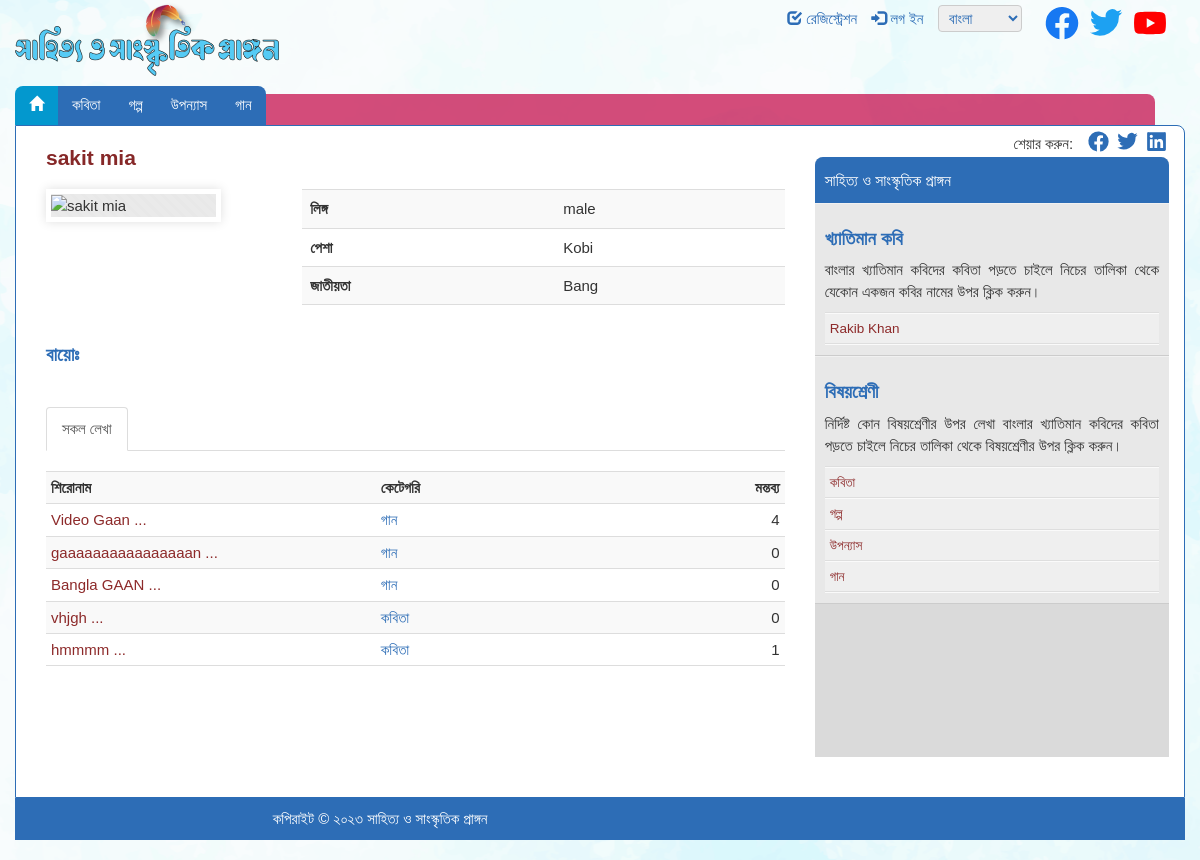
Screenshot of /user.php with the database file from the repository.
### tables this page shows
CREATE TABLE `users` (
  `id` int(11) NOT NULL,
  `name` varchar(255) NOT NULL,
  `aa` tinyint(4) NOT NULL DEFAULT 0,
  `notification` tinyint(10) NOT NULL DEFAULT 0,
  `bio` varchar(500) DEFAULT NULL,
  `gender` varchar(100) NOT NULL,
  `email` varchar(255) NOT NULL,
  `phone` int(50) DEFAULT NULL,
  `occupation` varchar(100) NOT NULL,
  `nationality` varchar(100) NOT NULL,
  `password` varchar(255) NOT NULL,
  `photo` varchar(255) DEFAULT NULL
);

CREATE TABLE `contents` (
  `id` int(11) NOT NULL,
  `user` int(20) NOT NULL,
  `categories` varchar(200) NOT NULL,
  `content` text NOT NULL,
  `file` varchar(255) DEFAULT NULL,
  `approved` int(11) NOT NULL DEFAULT 0
);

### parts/page_user.php (the view, shortened to what this page needs)
<?php  $id = $_REQUEST['id'];
$view = "SELECT * FROM users WHERE id='$id'";
$run = mysqli_query($cn, $view);
$data = mysqli_fetch_array($run);
?>
<div class="col-md-8">
            <div itemscope itemtype="http://schema.org/Person">
                <h1>
                    <span itemprop="name"><?php echo $data['name'];?></span>
                </h1>
                <div class="row">
                    <div class="col-sm-4 ">
                        <div class="pic user-pic">
                            <img src="user/uploads/dps/<?php echo $data['photo'];?>" title=" <?php echo $data['name'];?>-এর প্রোফাইল ছবি"
                                 alt="<?php echo $data['name'];?>"/>
                        </div>
                    </div>
                    <div class="col-sm-8">
                        <table class="table table-striped table-responsive">
                            <tr>
                                <th>
                                    লিঙ্গ
                                </th>
                                <td>
                                    <?php echo $data['gender'];?>
                                </td>
                            </tr>
                            <tr>
                                <th>
                                    পেশা
                                </th>
                                <td>
                                    <?php echo $data['occupation'];?>
                                </td>
                            </tr>
                            <tr>
                                <th>জাতীয়তা
                                </th>
                                <td>
                                    <span itemprop="hasCredential"><?php echo $data['nationality'];?></span>
                                </td>
                            </tr>
                        </table>
                    </div>
                </div>
                <h2>
                    <span itemprop="name"> বায়োঃ</span>
                </h2>
                <div itemprop="description" class="about top10 sl-content" data-height="100"
                     data-less-caption="সংক্ষিপ্ত" data-more-caption="বিস্তারিত">
                </div>
                <br/>
                <div>
                    <ul class="nav nav-tabs" role="tablist">
                        <li role="presentation" class="active">
                            <a title="Poems" href="#poem" aria-controls="poem" role="tab" data-toggle="tab">সকল লেখা</a>
                        </li>
                    </ul>
                    <div class="tab-content top20">
                        <div role="tabpanel" class="tab-pane active" id="poem">
                            <table class="post-list table table-striped table-responsive table-condensed">
                                <tr>
                                    <th class="post-title">
                                        <div class="row">
                                            <div class="col-sm-6">
                                                শিরোনাম
                                            </div>
                                            <div class="col-sm-6 hidden-xs">কেটেগরি</div>
                                        </div>
                                    </th>
                                    <th class="text-right">মন্তব্য</th>
                                </tr>
                                <?php
                                $view = "SELECT contents.id,contents.content, contents.file, contents.categories, users.id as user_id,users.name as user_name, COUNT(comments.id) AS comments_count
FROM contents
JOIN users ON contents.user = users.id
LEFT JOIN comments ON contents.id = comments.content_id
WHERE users.id='$id'
GROUP BY contents.id
ORDER BY `contents`.`id`  DESC";
                                $run = mysqli_query($cn, $view);
                                while ($data = mysqli_fetch_array($run)) {
                                    ?>
                                    <tr class="">
                                        <td>
                                            <div class="row">
                                                <div class="col-sm-6">
                                                    <a href="view.php?id=<?php echo $data['id']; ?>">       <?php
                                                        $text = $data['content'];
                                                        $stripped = strip_tags($text);
                                                        $truncated = substr($stripped, 0, 170);
                                                        echo $truncated . "...";
                                                        ?></a>
                                                </div>
                                                <div class="col-sm-6 author-name">
                                                    <span class="author-left"> - </span><a
                                                            href="user.php?id=<?php echo $data['user_id']; ?>"><?php echo $data['categories']; ?> </a>
                                                </div>
                                            </div>
                                        </td>
                                        <td class="text-right"><?php echo $data['comments_count']; ?></td>
                                    </tr>
                                <?php } ?>
                            </table>
                            <br/>
                        </div>
                    </div>
                </div>
            </div>
        </div>

### parts/sidebar.php (shortened to what this page needs)
<div class="col-md-4">
    <div class="share-on-social">
        শেয়ার করুন: &nbsp;
        <a class="share-facebook" title="Share on Facebook" rel="external noopener nofollow"
           href=""
           aria-label="Share on Facebook">
        </a>
        <a class="share-twitter" title="Share on Twitter" rel="external noopener nofollow"
           href="" aria-label="Share on Twitter">
        </a>
        <a class="share-linkedin" title="Share on LinkedIn" rel="external noopener nofollow"
           href="" aria-label="Share on LinkedIn">
        </a>
    </div>
    <div class="row">
        <div class="col-md-12">
            <div class="mid-col">
                <div class="search-box">
                    <h4>সাহিত্য ও সাংস্কৃতিক প্রাঙ্গন</h4>
                </div>
                <div class="panel-box">
                    <h2>খ্যাতিমান কবি</h2>
                    <p>বাংলার খ্যাতিমান কবিদের কবিতা পড়তে চাইলে নিচের তালিকা থেকে যেকোন একজন কবির নামের উপর
                        ক্লিক করুন।</p>
                    <ul class="item-list">
                        <?php
                        $view = "SELECT * FROM `users` WHERE aa='1' ORDER BY `users`.`id`  DESC;";
                        $run = mysqli_query($cn, $view);
                        while ($data = mysqli_fetch_array($run)) {
                            ?>
                            <li itemscope>
                                <a title="<?php echo $data['name']; ?>"
                                   href="user.php?id=<?php echo $data['id']; ?>"><span
                                            itemprop="name"><?php echo $data['name']; ?></span></a>
                            </li>
                        <?php } ?>
                    </ul>
                </div>
                <div class="panel-box">
                    <h2>বিষয়শ্রেণী</h2>
                    <p>নির্দিষ্ট কোন বিষয়শ্রেণীর উপর লেখা বাংলার খ্যাতিমান কবিদের কবিতা পড়তে চাইলে নিচের তালিকা
                        থেকে বিষয়শ্রেণীর উপর ক্লিক করুন।</p>
                    <ul class="item-list">
                        <li><a title="Rhymes" href="poems.php">কবিতা</a></li>
                        <li><a title="Realistic Poems" href="stories.php">গল্প</a>
                        </li>
                        <li><a title="Patriotic Poems" href="nobels.php">উপন্যাস</a>
                        </li>
                        <li><a title="Patriotic Poems" href="songs.php">গান
                            </a>
                        </li>
                    </ul>
                </div>
            </div>
        </div>
    </div>
</div>

### rows the page displays
users: name "sakit mia", gender "male", occupation "Kobi", nationality "Bang"
contents: content "Video Gaan", categories "গান", comments_count "4"
contents: content "gaaaaaaaaaaaaaaaan", categories "গান", comments_count "0"
contents: content "Bangla GAAN", categories "গান", comments_count "0"
contents: content "vhjgh", categories "কবিতা", comments_count "0"
contents: content "hmmmm", categories "কবিতা", comments_count "1"
users: name "Rakib Khan"
